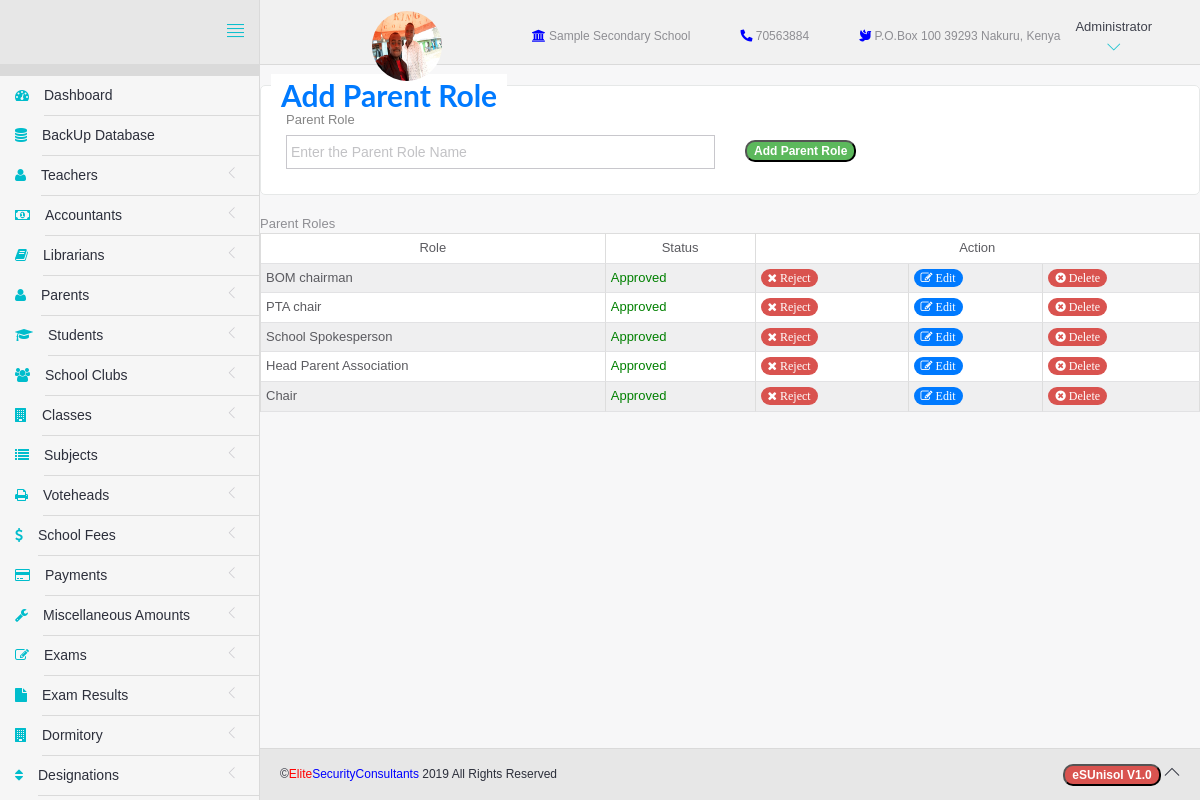
Page /parentRoles.php (signed in) on the committed database.
### tables this page shows
CREATE TABLE `settings` (
  `id` int(11) NOT NULL,
  `sName` varchar(100) NOT NULL,
  `Image` varchar(100) NOT NULL DEFAULT '0',
  `Phone` int(15) NOT NULL,
  `pBox` int(11) NOT NULL,
  `pCode` int(11) NOT NULL,
  `pCity` varchar(25) NOT NULL,
  `bName` varchar(30) NOT NULL DEFAULT '-',
  `aNumber` varchar(20) NOT NULL DEFAULT '-',
  `sReceipt` varchar(20) NOT NULL,
  `dWatermark` int(11) NOT NULL DEFAULT '0'
);

CREATE TABLE `prole` (
  `id` int(11) NOT NULL,
  `prole` varchar(40) NOT NULL,
  `status` int(11) NOT NULL
);

### Database.php (called while the page is built, shortened)
<?php
class Database{
  private $host=DB_HOST;
  private $user=DB_USER;
  private $password=DB_PASSWORD;
  private $database=DB_NAME;
  private $connection;
  private $stmt;
  public function __construct(){
    $dsn='mysql:host=' .$this->host . ';dbname=' . $this->database;
    $options=array(
      PDO::ATTR_PERSISTENT => true,
      PDO::ATTR_ERRMODE =>PDO::ERRMODE_EXCEPTION
    );
    try{
      $this->connection=new PDO($dsn, $this->user, $this->password,$options);
    }catch(PDOException $e){
      $this->error=$e->getMessage().PHP_EOL;
    }
  }
  public function query($sql){
    $this->stmt= $this->connection->prepare($sql);
  }
  public function execute(){
    return $this->stmt->execute();
  }
  public function resultSet(){
    $this->execute();
    return $this->stmt->fetchAll(PDO::FETCH_OBJ);
  }
public function displayTable($table){
  $this->query("SELECT * FROM ".$table." ORDER BY id ASC");
  $results=$this->resultSet();
  return $results;
}
}

### parentRoles.php (the view, shortened to what this page needs)
<?php
require_once('Database.php');
if(isset($_SESSION['role'])){
	include('head.php');
?>
	<body>
		<div id="app">
<?php
if($_SESSION['role']=="Administrator"){
	include('include/sidebar.php');
}else if($_SESSION['role']=="teacher"){
	include('include/tsidebar.php');
}else if($_SESSION['role']=="Accountant"){
	include('include/asidebar.php');
}else{
	echo "";
}
?>
			<div class="app-content">
						<?php include('include/header.php');?>
				<div class="main-content" >
						<form method="POST" action="parentRoles.php">
							<fieldset>
								<legend style="border:0px;font-size:30px;"><strong>Add Parent Role</strong></legend>
								<div class="row">
									<div class="col-sm-6">
										<label for="Parent RoleName" class="label-control">Parent Role</label>
										<input type="text" name="dName" class="form-control" placeholder="Enter the Parent Role Name" required/>
									</div>
									<div class="col-sm-6">
										<br>
										<button class="badge badge-success" name="sub" style="margin-top:10px">Add Parent Role</button>
									</div>
								</div>
							</fieldset>
						</form>
            <div class="table table-responsive">
              Parent Roles
    					<table class="table table-striped table-condensed table-hover table-bordered">
    						<thead class="text-center">
    							<tr>
    								<td>Role</td>
    								<td>Status</td>
										<td colspan="3">Action</td>
    							</tr>
    						</thead>
    						<tbody>
									<?php
									$database=new Database();
									$results=$database->displayTable('prole');
									foreach ($results as $key) {
										$status="";
									?>
									<tr>
										<td><?php echo $key->prole;?></td>
										<td><?php
										if($key->status==1){
											$status=1;
											echo "<span style='color:green;'>Approved</span>";
										}else{
											$status=0;
											echo "<span style='color:red;'>Pending...</span>";
										}
										?></td>
										<td><?php
										if($status==1){
											echo "<a href='parentRoles.php?Deactivate={$key->id}' class='badge badge-danger'><i class='fa fa-times'>&nbsp;Reject</i></a>";
										}else{
											echo "<a href='parentRoles.php?Activate={$key->id}' class='badge badge-success'><i class='fa fa-check'>&nbsp;Approve</i></a>";
										}
										?></td>
										<td><?php 	echo "<a href='editRoles.php?Edit={$key->id}' class='badge badge-primary'><i class='fa fa-edit'>&nbsp;Edit</i></a>";?></td>
										<td><?php 	echo "<a href='parentRoles.php?Delete={$key->id}' class='badge badge-danger'><i class='fa fa-times-circle'>&nbsp;Delete</i></a>";?></td>
									</tr>
								<?php }?>
    						 </tbody>
    					 </table>
    				</div>
				</div>
			</div>
	<?php include('include/footer.php');?>
		</div>
	</body>
</html>
<?php }else{
	header("location: index.php");
}

### include/header.php (shortened to what this page needs)
<!DOCTYPE html>
<head>
</head>
<header class="navbar navbar-default navbar-static-top" style="font-size:12px">
					<div class="navbar-header">
						<a href="#" class="sidebar-toggler pull-right visible-md visible-lg" data-toggle-class="app-sidebar-closed" data-toggle-target="#app">
							<i class="ti-align-justify"></i>
						</a>
					</div>
					<div class="navbar-collapse collapse">
						<ul class="nav navbar-right">
							<?php
							$database=new Database();
							$results=$database->displayTable('settings');
							foreach ($results as $key) {
							?><li>
				     	<h6 style="color:red;line-height:50px;padding-right:90px"><img src="<?php echo "assets/images/".$key->Image;?>" width="70px" height="70px" style="border-radius:35px;float:left"></h6>
							</li>
							<li>
									<span style="line-height:70px;padding-left:00px;"><i class="fa fa-university" style="color:blue"></i>&nbsp;<?php echo $key->sName;?></span>
							</li>
							<li>
									<span style="line-height:70px;padding-left:50px;"><i class="fas fa-phone-alt" style="color:blue"></i>&nbsp;<?php echo $key->Phone;?></span>
							</li>
							<li>
									<span style="line-height:70px;padding-left:50px;"><i class="fas fa-dove" style="color:blue"></i>&nbsp;<?php echo "P.O.Box ".$key->pBox." ".$key->pCode." ".$key->pCity.", Kenya";?></span>
							</li>
								<?php } ?>
							<li class="dropdown current-user" style="padding-left:0px;line-height:70px">
								<a href class="dropdown-toggle" data-toggle="dropdown">
									<?php
									echo $_SESSION['role'];?>
									<i class="ti-angle-down"></i></i></span>
								</a>
							</li>
						</ul>
					</div>
				</header>

### assets/css/themes/theme-4.css (style rules this page uses)
body { background: -o-linear-gradient(blue,red) }
header .navbar-header { background: #E7E7E7 !important; border-right-color: #DADADA !important; border-bottom-color: #DADADA !important; }
header .navbar-header .sidebar-toggler, header .navbar-header .sidebar-mobile-toggler { color: #00BDCC !important; }
header .navbar-collapse { background: #F1F1F1 !important; border-bottom-color: #DADADA !important; box-shadow: none !important; }
header .navbar-collapse .navbar-right > li > a { color: #2c2f3b; }
header .navbar-collapse .navbar-right > li > a i { color: #00BDCC !important; }

### rows in the picture
settings: Image (picture), sName "Sample Secondary School", Phone "70563884", pBox "100", pCode "39293", pCity "Nakuru"
prole: prole "BOM chairman", status "Approved"
prole: prole "PTA chair", status "Approved"
prole: prole "School Spokesperson", status "Approved"
prole: prole "Head Parent Association", status "Approved"
prole: prole "Chair", status "Approved"

### other values in the picture
$_SESSION['role'] "Administrator"
